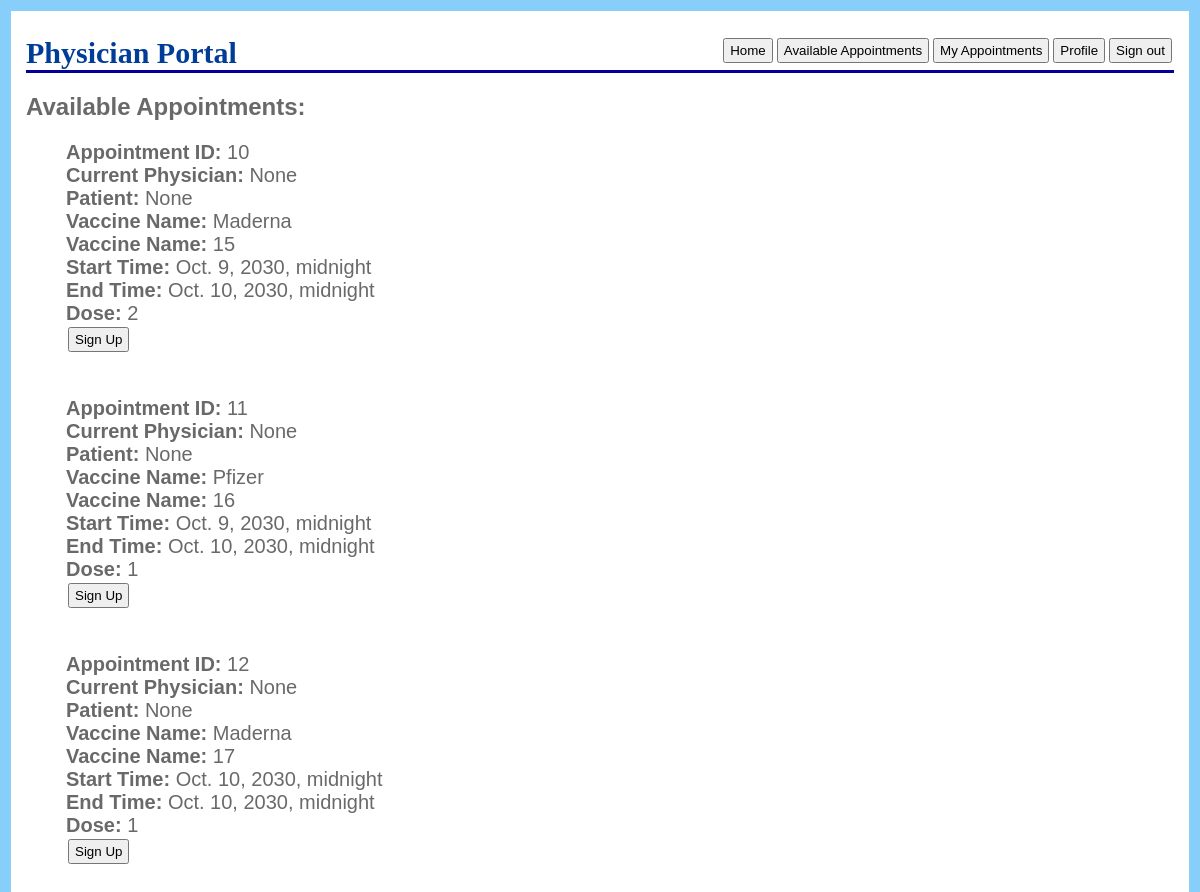
/user/physician/appointments (signed in), run on the app's committed database.
### user/models.py (models this page shows, shortened)
class Appointment(models.Model):
    start_time = models.DateTimeField()
    end_time = models.DateTimeField()
    physician = models.ForeignKey('Physician', on_delete=models.CASCADE, default=None, null=True)
    patient = models.ForeignKey('Patient', on_delete=models.CASCADE, default=None, null=True)
    distributor = models.ForeignKey('Distributor', on_delete=models.CASCADE, default=None)
    vaccine_name = models.OneToOneField(Vaccine, on_delete=models.RESTRICT, max_length=256)
    dose = models.IntegerField(default=1)

class Vaccine(models.Model):
    vaccine_id = models.CharField(max_length=256)
    brand = models.CharField(max_length=256)
    dose_required = models.IntegerField()
    expiration_date = models.DateField()

### user/views.py (the view)
# urls.py: path('physician/appointments', PhysicianAvailableAppointments.as_view(), name='physician_appointments'),
@method_decorator([login_required, physician_required], name='dispatch')
class PhysicianAvailableAppointments(ListView):
    model = Appointment
    template_name = 'user/physician_appointments.html'
    def get_queryset(self):
        queryset = Appointment.objects.all().order_by('start_time')
        filtered_queryset = [_ for _ in queryset if
                             _.physician is None and _.distributor == self.request.user.physician.distributor]
        return filtered_queryset

### user/templates/user/physician_appointments.html (shortened to what this page needs)
<!DOCTYPE html>
<html lang="en">
<head>
</head>
<body>
    <div id="main">
        <h1>
            Physician Portal
            <button onClick="window.location='/user/logout';" type="button">Sign out</button>
            <button onClick="window.location='/user/physician/profile';" type="button">Profile</button>
            <button onClick="window.location='/user/physician/appointments/my';" type="button">My Appointments</button>
            <button onClick="window.location='/user/physician/appointments';" type="button">Available Appointments</button>
            <button onClick="window.location='/user/physician';" type="button">Home</button>
        </h1>
        <h2>
            Available Appointments:
        </h2>
        <ul>
            {% for appointment in object_list %}
            <li><b>Appointment ID:</b> {{ appointment.id }}</li>
            <li><b>Current Physician:</b> {{ appointment.physician }}</li>
            <li><b>Patient:</b> {{ appointment.patient }}</li>
            <li><b>Vaccine Name:</b> {{ appointment.vaccine_name.brand }}</li>
            <li><b>Vaccine Name:</b> {{ appointment.vaccine_name.vaccine_id }}</li>
            <li><b>Start Time:</b> {{ appointment.start_time  }}</li>
            <li><b>End Time:</b> {{ appointment.end_time }}</li>
            <li><b>Dose:</b> {{ appointment.dose }}</li>
            <button onClick="window.location='/user/physician/appointments/{{ appointment.id }}';" set style="float: left;" type="button">Sign Up</button>
            <br />
            <br />
            <br />
            <br />
            {% empty %}
            <li>No appointments available.</li>
            {% endfor %}
        </ul>
</body>
</html>

### user/templates/user/physician_appointments.html (style rules this page uses)
body { background-image: url("https://upload.wikimedia.org/wikipedia/commons/9/91/Doctor_with_Nurse_Cartoon.svg"); background-size: 105%; }
body { font-family: "Trebuchet MS", Verdana, sans-serif; font-size: 16px; background-color: lightskyblue; color: #696969; padding: 3px; }
#main { padding: 5px; padding-left: 15px; padding-right: 15px; padding-bottom: 25px; background-color: #ffffff; border-radius: 0 0 5px 5px; }
h1 { font-family: Georgia, serif; border-bottom: 3px solid #030099; color: #003d99; font-size: 30px; }
button { float: right; padding: 3px; padding-left: 5px; padding-right: 5px; margin: 2px; }
li { list-style-type: none; margin: 0; padding: 0; font-size: 20px; }

### data on the page
Appointment: id "10", physician "None", patient "None", vaccine_name.brand "Maderna", vaccine_name.vaccine_id "15", start_time "Oct. 9, 2030, midnight", end_time "Oct. 10, 2030, midnight", dose "2"
Appointment: id "11", physician "None", patient "None", vaccine_name.brand "Pfizer", vaccine_name.vaccine_id "16", start_time "Oct. 9, 2030, midnight", end_time "Oct. 10, 2030, midnight", dose "1"
Appointment: id "12", physician "None", patient "None", vaccine_name.brand "Maderna", vaccine_name.vaccine_id "17", start_time "Oct. 10, 2030, midnight", end_time "Oct. 10, 2030, midnight", dose "1"
